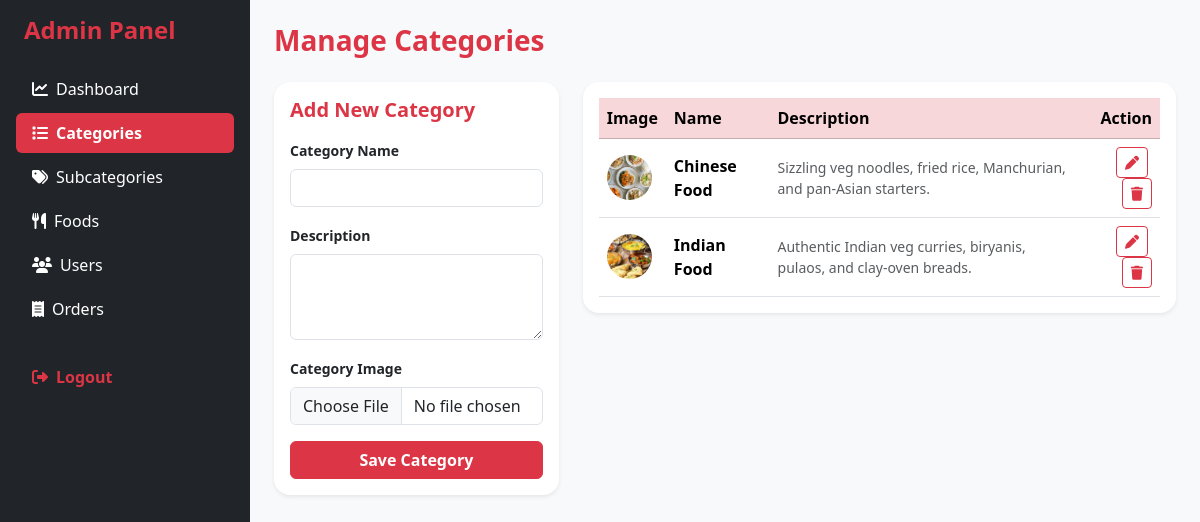
Screenshot of /admin/category.php (signed in) with the database file from the repository.
### tables this page shows
CREATE TABLE categories (
  id INT AUTO_INCREMENT PRIMARY KEY,
  name VARCHAR(100) UNIQUE NOT NULL,
  image VARCHAR(255) DEFAULT 'default_category.jpg',
  description TEXT,
  created_at TIMESTAMP DEFAULT CURRENT_TIMESTAMP
);

### admin/category.php (the view, shortened to what this page needs)
<?php
require_once __DIR__ . '/../includes/functions.php';
$edit_cat = null;
$categories = $conn->query("SELECT * FROM categories ORDER BY id DESC");
?>
<!DOCTYPE html>
<html lang="en">
<head>
    <link href="https://cdn.jsdelivr.net/npm/bootstrap@5.3.2/dist/css/bootstrap.min.css" rel="stylesheet">
    <link rel="stylesheet" href="https://cdnjs.cloudflare.com/ajax/libs/font-awesome/6.4.0/css/all.min.css">
</head>
<body class="bg-light">
    <div class="d-flex">
        <div class="bg-dark text-white p-3 vh-100 position-fixed" style="width: 250px;">
            <h4 class="fw-bold text-danger mb-4 px-2">Admin Panel</h4>
            <ul class="nav nav-pills flex-column mb-auto gap-1">
                <li><a href="dashboard.php" class="nav-link text-white"><i class="fa-solid fa-chart-line me-2"></i>Dashboard</a></li>
                <li><a href="category.php" class="nav-link active bg-danger text-white fw-bold"><i class="fa-solid fa-list me-2"></i>Categories</a></li>
                <li><a href="subcategory.php" class="nav-link text-white"><i class="fa-solid fa-tags me-2"></i>Subcategories</a></li>
                <li><a href="food.php" class="nav-link text-white"><i class="fa-solid fa-utensils me-2"></i>Foods</a></li>
                <li><a href="users.php" class="nav-link text-white"><i class="fa-solid fa-users me-2"></i>Users</a></li>
                <li><a href="orders.php" class="nav-link text-white"><i class="fa-solid fa-receipt me-2"></i>Orders</a></li>
                <li class="mt-4"><a href="logout.php" class="nav-link text-danger fw-semibold"><i class="fa-solid fa-right-from-bracket me-2"></i>Logout</a></li>
            </ul>
        </div>
        <div class="p-4 w-100" style="margin-left: 250px;">
            <h3 class="fw-bold mb-4 text-danger">Manage Categories</h3>
            <div class="row g-4">
                <div class="col-md-4">
                    <div class="card border-0 shadow-sm p-3 rounded-4">
                        <h5 class="fw-bold mb-3 text-danger"><?= $edit_cat ? 'Edit Category' : 'Add New Category' ?></h5>
                        <form method="POST" enctype="multipart/form-data">
                            <div class="mb-3">
                                <label class="form-label small fw-semibold">Category Name</label>
                                <input type="text" name="name" class="form-control" value="<?= htmlspecialchars($edit_cat['name'] ?? '') ?>" required>
                            </div>
                            <div class="mb-3">
                                <label class="form-label small fw-semibold">Description</label>
                                <textarea name="description" class="form-control" rows="3"><?= htmlspecialchars($edit_cat['description'] ?? '') ?></textarea>
                            </div>
                            <div class="mb-3">
                                <label class="form-label small fw-semibold">Category Image</label>
                                <input type="file" name="image" class="form-control" accept="image/*">
                            </div>
                            <button type="submit" name="save_category" class="btn btn-danger w-100 fw-bold">Save Category</button>
                        </form>
                    </div>
                </div>
                <div class="col-md-8">
                    <div class="card border-0 shadow-sm rounded-4 p-3">
                        <div class="table-responsive">
                            <table class="table table-hover align-middle mb-0">
                                <thead class="table-danger">
                                    <tr>
                                        <th>Image</th>
                                        <th>Name</th>
                                        <th>Description</th>
                                        <th class="text-end">Action</th>
                                    </tr>
                                </thead>
                                <tbody>
                                    <?php if ($categories && $categories->num_rows > 0): ?>
                                        <?php while ($row = $categories->fetch_assoc()): ?>
                                            <tr>
                                                <td>
                                                    <img src="../uploads/category/<?= htmlspecialchars($row['image']) ?>" class="rounded-circle" style="width:45px; height:45px; object-fit:cover;" alt="Category">
                                                </td>
                                                <td class="fw-bold"><?= htmlspecialchars($row['name']) ?></td>
                                                <td class="small text-muted"><?= htmlspecialchars($row['description'] ?? '') ?></td>
                                                <td class="text-end">
                                                    <a href="category.php?edit=<?= $row['id'] ?>" class="btn btn-sm btn-outline-danger me-1"><i class="fa-solid fa-pen"></i></a>
                                                    <a href="category.php?delete=<?= $row['id'] ?>" onclick="return confirm('Are you sure you want to delete this category?');" class="btn btn-sm btn-outline-danger"><i class="fa-solid fa-trash"></i></a>
                                                </td>
                                            </tr>
                                        <?php endwhile; ?>
                                    <?php else: ?>
                                        <tr>
                                            <td colspan="4" class="text-center text-muted py-4">No categories found.</td>
                                        </tr>
                                    <?php endif; ?>
                                </tbody>
                            </table>
                        </div>
                    </div>
                </div>
            </div>
        </div>
    </div>
</body>
</html>

### rows the page displays
categories: image (picture), name "Chinese Food", description "Sizzling veg noodles, fried rice, Manchurian, and pan-Asian starters."
categories: image (picture), name "Indian Food", description "Authentic Indian veg curries, biryanis, pulaos, and clay-oven breads."
